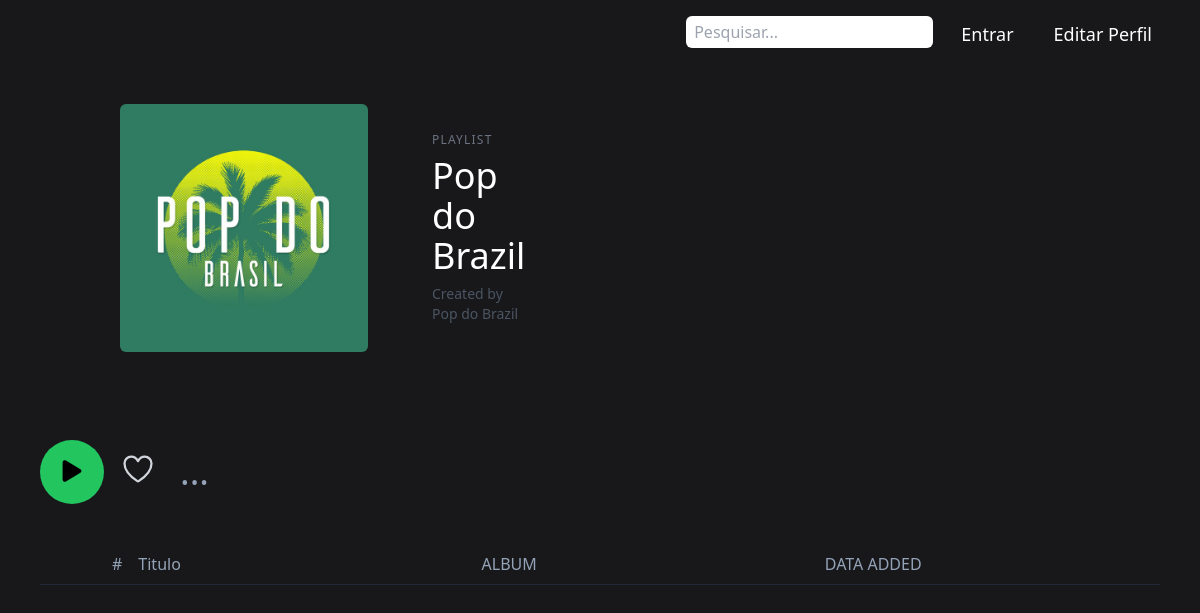
The page /detalhealbum/2 on the database its author committed.
### musica/models.py (models this page shows, shortened)
class Album(models.Model):
    titulo = models.CharField(max_length=100)
    descricao = models.TextField(max_length=1000)
    categoria = models.CharField(max_length=15, choices=CATEGORIA)
    thumb = models.ImageField(upload_to="upload_musica")

### musica/views.py (the view)
# urls.py: path('detalhealbum/<int:pk>', Detalhesalbum.as_view(), name='detalhealbum'),
class Detalhesalbum(DetailView):
    template_name = 'detalhealbum.html'
    model = Album

### musica/novos_context.py (called while the page is built)
def Romance(requests):
    romance = Album.objects.filter(categoria='ROMANCE')
    return {'romance': romance}

def Sertanejo(requests):
    sertanejo = Album.objects.filter(categoria='SERTANEJO')
    return {'sertanejo': sertanejo}

def Pop(requests):
    pop = Album.objects.filter(categoria='POP')
    return {'pop': pop}

def Forro(requests):
    forro = Album.objects.filter(categoria='FORRO')
    return {'forro': forro}

def Funk(requests):
    funk = Album.objects.filter(categoria='FUNK')
    return {'funk': funk}

def Internacional(requests):
    internacional = Album.objects.filter(categoria='INTERNACIONAL')
    return {'internacional': internacional}

def Brasil(requests):
    brasil = Album.objects.filter(categoria='BRAZIL')
    return {'brasil': brasil}

### musica/templates/detalhealbum.html (shortened to what this page needs)
{% extends 'base.html' %}
{% load static %}
{% block content %}
<div class="bg-zinc-900 text-gray-300 min-h-screen p-10">
  <div class="flex 2xl:w-1/6 xl:w-1/5 lg:w-1/4 sm:w-1/3 px-3">
    <img class="rounded-md sm:m-2 lg:m-16" src="{{ object.thumb.url }}">
    <div class="flex flex-col justify-center">
      <h4 class="mt-0 mb-2 uppercase text-gray-500 tracking-widest text-xs">Playlist</h4>
      <h1 class="mt-0 mb-2 text-white text-4xl">{{ object.titulo }}</h1>
      <p class="text-gray-600 text-sm">Created by <a> </a> {{ object.titulo }}</p>
    </div>
  </div>
  <div class="mt-6 flex justify-between">
    <div class="flex">
      <button onclick="playSong()" class="mr-2 bg-green-500 text-black block w-16 h-16  p-2  rounded-full" id="play-vd"><ion-icon name="play"  class="text-3xl p-2 buttons"></ion-icon></button>
      <button class="mr-2  block p-2 rounded-full"><ion-icon name="heart-outline" class="text-4xl"></ion-icon></button>
      <button class="mr-2  block p-2 rounded-full text-slate-400 text-4xl">...</button>
    </div>
  </div>
  <div class="mt-10">
    <div class="flex text-slate-400 border-b border-gray-800">
      <div class="p-2 w-8 flex-shrink-0"></div>
      <div class="p-2 w-8 flex-shrink-0"></div>
      <div class="p-2 ">#</div>
      <div class="p-2 w-full">Titulo</div>
      <div class="p-2 w-full">ALBUM</div>
      <div class="p-2 w-full">DATA ADDED</div>
    </div>
  </div>
</div>
{% endblock %}

### rows shown on the page
Album: thumb (picture), titulo "Pop do Brazil"
